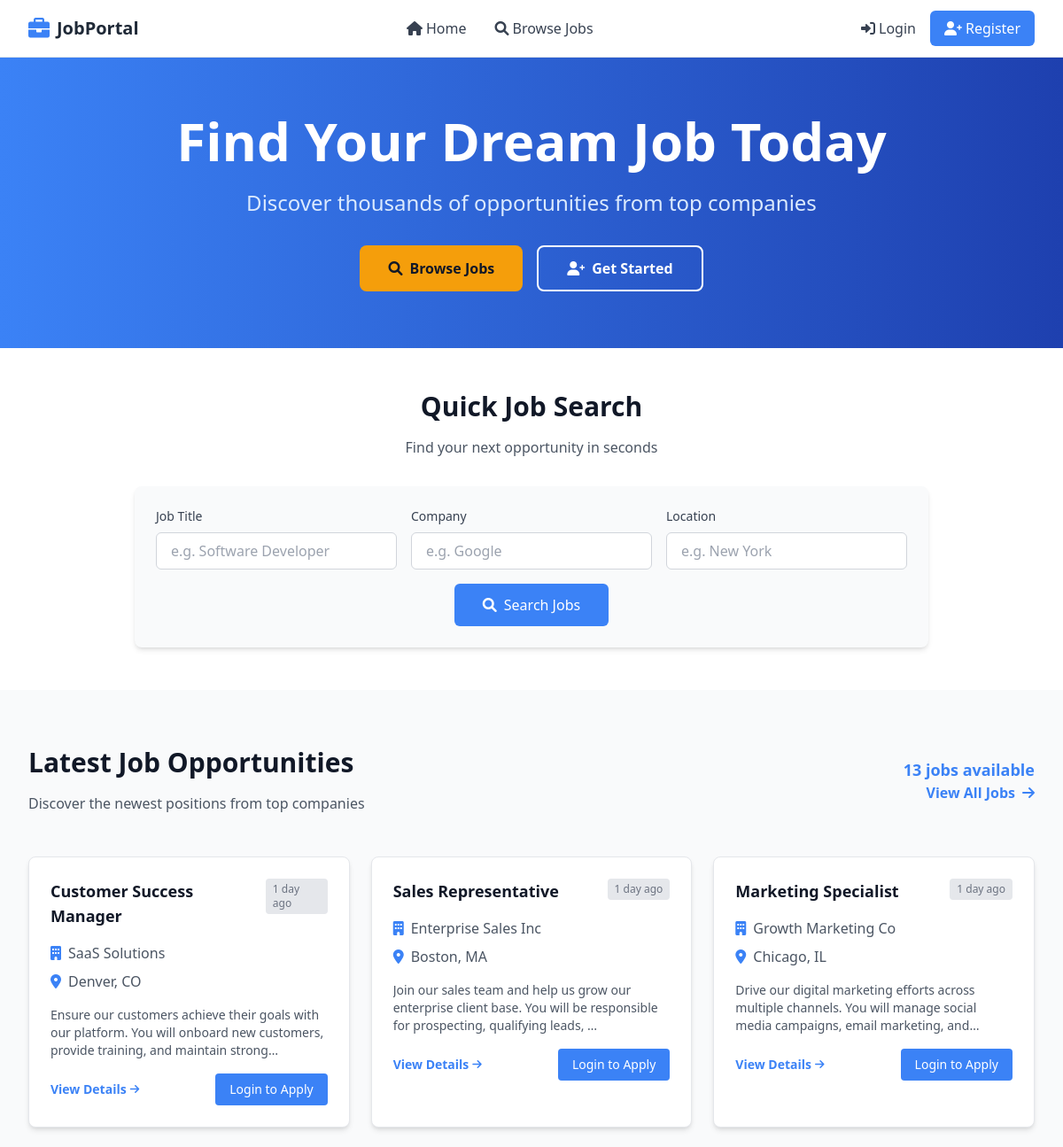
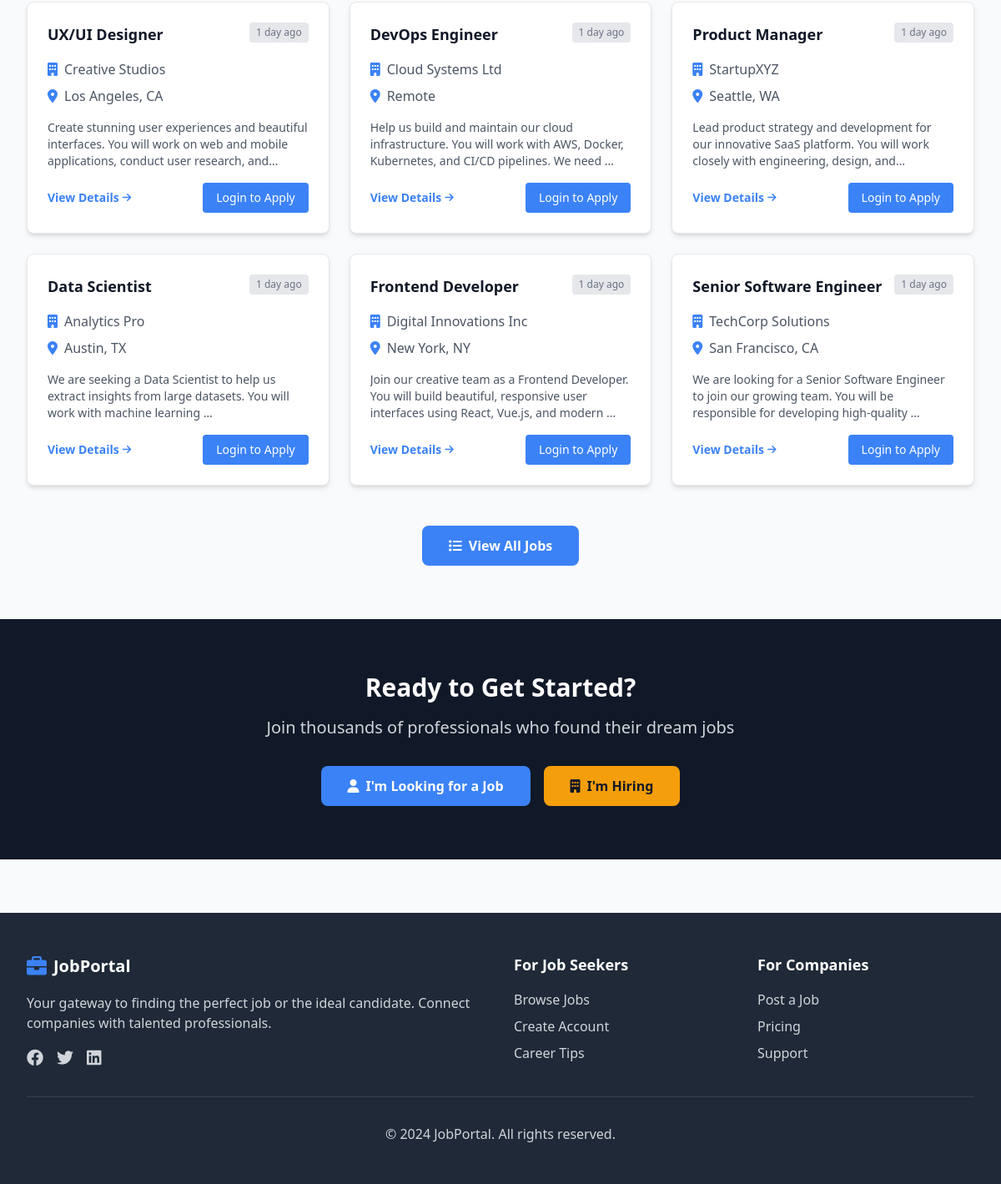
The page / on the database its author committed (2 pictures, top to bottom).
### job_app/models.py (models this page shows, shortened)
class Job(models.Model):
    title = models.CharField(max_length=200)
    company_name = models.CharField(max_length=200)
    location = models.CharField(max_length=200)
    description = models.TextField()
    posted_by = models.ForeignKey(User, on_delete=models.CASCADE)
    created_at = models.DateTimeField(auto_now_add=True)

### job_app/views.py (the view)
# urls.py: path('', views.homepage, name='home'),
def homepage(request):
    title_query = request.GET.get('title', '')
    company_query = request.GET.get('company', '')
    location_query = request.GET.get('location', '')
    jobs = Job.objects.all()
    if title_query:
        jobs = jobs.filter(title__icontains=title_query)
    if company_query:
        jobs = jobs.filter(company_name__icontains=company_query)
    if location_query:
        jobs = jobs.filter(location__icontains=location_query)
    recent_jobs = jobs.order_by('-created_at')[:9]  # Show latest 9 jobs
    total_jobs = jobs.count()
    user_applied_jobs = []
    if request.user.is_authenticated and hasattr(request.user, 'profile') and request.user.profile.role == 'applicant':
        user_applied_jobs = list(Application.objects.filter(applicant=request.user).values_list('job_id', flat=True))
    context = {
        'recent_jobs': recent_jobs,
        'total_jobs': total_jobs,
        'search_performed': any([title_query, company_query, location_query]),
        'search_params': {
            'title': title_query,
            'company': company_query,
            'location': location_query,
        },
        'user_applied_jobs': user_applied_jobs,
    }
    return render(request, 'homepage.html', context)

### template/homepage.html (shortened to what this page needs)
{% extends 'base.html' %}
{% block content %}
<section class="bg-gradient-to-r from-primary to-secondary text-white py-16">
    <div class="max-w-7xl mx-auto px-4 sm:px-6 lg:px-8">
        <div class="text-center">
            <h1 class="text-4xl md:text-6xl font-bold mb-6">
                Find Your Dream Job Today
            </h1>
            <p class="text-xl md:text-2xl mb-8 text-blue-100">
                Discover thousands of opportunities from top companies
            </p>
            <div class="flex flex-col sm:flex-row gap-4 justify-center">
                <a href="#job-listings" class="bg-accent text-gray-900 px-8 py-3 rounded-lg font-semibold hover:bg-yellow-400 transition duration-200 inline-flex items-center justify-center">
                    <i class="fas fa-search mr-2"></i>
                    Browse Jobs
                </a>
                {% if not user.is_authenticated %}
                    <a href="{% url 'register' %}" class="bg-transparent border-2 border-white text-white px-8 py-3 rounded-lg font-semibold hover:bg-white hover:text-primary transition duration-200 inline-flex items-center justify-center">
                        <i class="fas fa-user-plus mr-2"></i>
                        Get Started
                    </a>
                {% endif %}
            </div>
        </div>
    </div>
</section>
<section class="py-12 bg-white">
    <div class="max-w-7xl mx-auto px-4 sm:px-6 lg:px-8">
        <div class="text-center mb-8">
            <h2 class="text-3xl font-bold text-gray-900 mb-4">
                {% if search_performed %}
                    Search Results
                {% else %}
                    Quick Job Search
                {% endif %}
            </h2>
            <p class="text-gray-600">
                {% if search_performed %}
                    Found {{ total_jobs }} job{{ total_jobs|pluralize }} matching your search
                {% else %}
                    Find your next opportunity in seconds
                {% endif %}
            </p>
        </div>
        <div class="max-w-4xl mx-auto">
            <form method="GET" action="{% url 'job_listings' %}" class="bg-gray-50 p-6 rounded-lg shadow-md">
                <div class="grid grid-cols-1 md:grid-cols-3 gap-4 mb-4">
                    <div>
                        <label for="title" class="block text-sm font-medium text-gray-700 mb-2">Job Title</label>
                        <input type="text" id="title" name="title" placeholder="e.g. Software Developer"
                               value="{{ search_params.title }}"
                               class="w-full px-4 py-2 border border-gray-300 rounded-md focus:ring-primary focus:border-primary">
                    </div>
                    <div>
                        <label for="company" class="block text-sm font-medium text-gray-700 mb-2">Company</label>
                        <input type="text" id="company" name="company" placeholder="e.g. Google"
                               value="{{ search_params.company }}"
                               class="w-full px-4 py-2 border border-gray-300 rounded-md focus:ring-primary focus:border-primary">
                    </div>
                    <div>
                        <label for="location" class="block text-sm font-medium text-gray-700 mb-2">Location</label>
                        <input type="text" id="location" name="location" placeholder="e.g. New York"
                               value="{{ search_params.location }}"
                               class="w-full px-4 py-2 border border-gray-300 rounded-md focus:ring-primary focus:border-primary">
                    </div>
                </div>
                <div class="text-center">
                    <button type="submit" class="bg-primary text-white px-8 py-3 rounded-md hover:bg-secondary transition duration-200 inline-flex items-center">
                        <i class="fas fa-search mr-2"></i>
                        {% if search_performed %}
                            Search Again
                        {% else %}
                            Search Jobs
                        {% endif %}
                    </button>
                </div>
            </form>
        </div>
    </div>
</section>
<section id="job-listings" class="py-16 bg-gray-50">
    <div class="max-w-7xl mx-auto px-4 sm:px-6 lg:px-8">
        <div class="flex justify-between items-center mb-12">
            <div>
                <h2 class="text-3xl font-bold text-gray-900 mb-4">
                    {% if search_performed %}
                        Search Results
                    {% else %}
                        Latest Job Opportunities
                    {% endif %}
                </h2>
                <p class="text-gray-600">
                    {% if search_performed %}
                        Showing {{ total_jobs }} job{{ total_jobs|pluralize }} matching your criteria
                    {% else %}
                        Discover the newest positions from top companies
                    {% endif %}
                </p>
            </div>
            <div class="text-right">
                <p class="text-lg font-semibold text-primary">{{ total_jobs }} job{{ total_jobs|pluralize }} available</p>
                <a href="{% url 'job_listings' %}" class="text-primary hover:text-secondary font-semibold inline-flex items-center">
                    View All Jobs
                    <i class="fas fa-arrow-right ml-2"></i>
                </a>
            </div>
        </div>
        <div class="grid grid-cols-1 md:grid-cols-2 lg:grid-cols-3 gap-6">
            {% for job in recent_jobs %}
                <div class="bg-white p-6 rounded-lg shadow-md hover:shadow-lg transition duration-200 border border-gray-200">
                    <div class="flex justify-between items-start mb-4">
                        <h3 class="text-lg font-semibold text-gray-900 hover:text-primary">
                            <a href="{% url 'job_detail' job.id %}">{{ job.title }}</a>
                        </h3>
                        <span class="text-xs text-gray-500 bg-gray-200 px-2 py-1 rounded">
                            {{ job.created_at|timesince }} ago
                        </span>
                    </div>
                    <div class="space-y-2 mb-4">
                        <div class="flex items-center text-gray-600">
                            <i class="fas fa-building mr-2 text-primary"></i>
                            <span>{{ job.company_name }}</span>
                        </div>
                        <div class="flex items-center text-gray-600">
                            <i class="fas fa-map-marker-alt mr-2 text-primary"></i>
                            <span>{{ job.location }}</span>
                        </div>
                    </div>
                    <p class="text-gray-600 text-sm mb-4 line-clamp-3">
                        {{ job.description|truncatewords:20 }}
                    </p>
                    <div class="flex justify-between items-center">
                        <a href="{% url 'job_detail' job.id %}" class="text-primary hover:text-secondary font-semibold text-sm inline-flex items-center">
                            View Details
                            <i class="fas fa-arrow-right ml-1 text-xs"></i>
                        </a>
                        {% if user.is_authenticated %}
                            {% if user.profile.role == 'applicant' %}
                                {% if job.id in user_applied_jobs %}
                                    <span class="bg-green-100 text-green-700 px-4 py-2 rounded text-sm font-semibold">
                                        <i class="fas fa-check mr-1"></i>
                                        Applied
                                    </span>
                                {% else %}
                                    <a href="{% url 'apply_to_job' job.id %}" class="bg-primary text-white px-4 py-2 rounded text-sm hover:bg-secondary transition duration-200">
                                        Apply Now
                                    </a>
                                {% endif %}
                            {% endif %}
                        {% else %}
                            <a href="{% url 'login' %}" class="bg-primary text-white px-4 py-2 rounded text-sm hover:bg-secondary transition duration-200">
                                Login to Apply
                            </a>
                        {% endif %}
                    </div>
                </div>
            {% endfor %}
        </div>
        {% if recent_jobs %}
            <div class="text-center mt-12">
                <a href="{% url 'job_listings' %}" class="bg-primary text-white px-8 py-3 rounded-lg font-semibold hover:bg-secondary transition duration-200 inline-flex items-center">
                    <i class="fas fa-list mr-2"></i>
                    View All Jobs
                </a>
            </div>
        {% endif %}
    </div>
</section>
<section class="py-16 bg-gray-900 text-white">
    <div class="max-w-7xl mx-auto px-4 sm:px-6 lg:px-8 text-center">
        <h2 class="text-3xl font-bold mb-4">Ready to Get Started?</h2>
        <p class="text-xl text-gray-300 mb-8">Join thousands of professionals who found their dream jobs</p>
        {% if not user.is_authenticated %}
            <div class="flex flex-col sm:flex-row gap-4 justify-center">
                <a href="{% url 'register' %}?role=applicant" class="bg-primary text-white px-8 py-3 rounded-lg font-semibold hover:bg-secondary transition duration-200 inline-flex items-center justify-center">
                    <i class="fas fa-user mr-2"></i>
                    I'm Looking for a Job
                </a>
                <a href="{% url 'register' %}?role=employee" class="bg-accent text-gray-900 px-8 py-3 rounded-lg font-semibold hover:bg-yellow-400 transition duration-200 inline-flex items-center justify-center">
                    <i class="fas fa-building mr-2"></i>
                    I'm Hiring
                </a>
            </div>
        {% endif %}
    </div>
</section>
{% endblock %}

### rows shown on the page
Job: title "Customer Success Manager", created_at "1 day", company_name "SaaS Solutions", location "Denver, CO", description "Ensure our customers achieve their goals with our platform. You will onboard new customers, provide training, and maintain…"
Job: title "Sales Representative", created_at "1 day", company_name "Enterprise Sales Inc", location "Boston, MA", description "Join our sales team and help us grow our enterprise client base. You will be responsible for prospecting, qualifying leads, …"
Job: title "Marketing Specialist", created_at "1 day", company_name "Growth Marketing Co", location "Chicago, IL", description "Drive our digital marketing efforts across multiple channels. You will manage social media campaigns, email marketing,…"
Job: title "UX/UI Designer", created_at "1 day", company_name "Creative Studios", location "Los Angeles, CA", description "Create stunning user experiences and beautiful interfaces. You will work on web and mobile applications, conduct user research,…"
Job: title "DevOps Engineer", created_at "1 day", company_name "Cloud Systems Ltd", location "Remote", description "Help us build and maintain our cloud infrastructure. You will work with AWS, Docker, Kubernetes, and CI/CD pipelines. We need …"
Job: title "Product Manager", created_at "1 day", company_name "StartupXYZ", location "Seattle, WA", description "Lead product strategy and development for our innovative SaaS platform. You will work closely with engineering, design,…"
Job: title "Data Scientist", created_at "1 day", company_name "Analytics Pro", location "Austin, TX", description "We are seeking a Data Scientist to help us extract insights from large datasets. You will work with machine learning …"
Job: title "Frontend Developer", created_at "1 day", company_name "Digital Innovations Inc", location "New York, NY", description "Join our creative team as a Frontend Developer. You will build beautiful, responsive user interfaces using React, Vue.js, and modern …"
Job: title "Senior Software Engineer", created_at "1 day", company_name "TechCorp Solutions", location "San Francisco, CA", description "We are looking for a Senior Software Engineer to join our growing team. You will be responsible for developing high-quality …"

### other values the page prints
{{ total_jobs }} "13"
